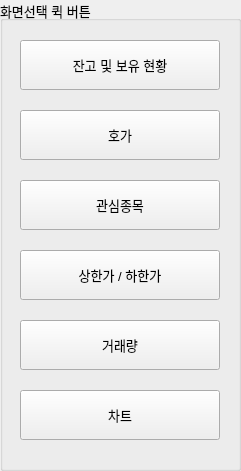
  <widget class="QGroupBox" name="groupBox_4">
   <property name="geometry">
    <rect>
     <x>20</x>
     <y>470</y>
     <width>241</width>
     <height>471</height>
    </rect>
   </property>
   <property name="font">
    <font>
     <pointsize>10</pointsize>
    </font>
   </property>
   <property name="title">
    <string>화면선택 퀵 버튼</string>
   </property>
   <widget class="QPushButton" name="pushButton_5">
    <property name="geometry">
     <rect>
      <x>20</x>
      <y>180</y>
      <width>200</width>
      <height>50</height>
     </rect>
    </property>
    <property name="font">
     <font>
      <pointsize>10</pointsize>
     </font>
    </property>
    <property name="text">
     <string>관심종목</string>
    </property>
   </widget>
   <widget class="QPushButton" name="pushButton_6">
    <property name="geometry">
     <rect>
      <x>20</x>
      <y>250</y>
      <width>200</width>
      <height>50</height>
     </rect>
    </property>
    <property name="font">
     <font>
      <pointsize>10</pointsize>
     </font>
    </property>
    <property name="text">
     <string>상한가 / 하한가</string>
    </property>
   </widget>
   <widget class="QPushButton" name="pushButton_3">
    <property name="geometry">
     <rect>
      <x>20</x>
      <y>40</y>
      <width>200</width>
      <height>50</height>
     </rect>
    </property>
    <property name="font">
     <font>
      <pointsize>10</pointsize>
     </font>
    </property>
    <property name="text">
     <string>잔고 및 보유 현황</string>
    </property>
   </widget>
   <widget class="QPushButton" name="pushButton_7">
    <property name="geometry">
     <rect>
      <x>20</x>
      <y>320</y>
      <width>200</width>
      <height>50</height>
     </rect>
    </property>
    <property name="font">
     <font>
      <pointsize>10</pointsize>
     </font>
    </property>
    <property name="text">
     <string>거래량</string>
    </property>
   </widget>
   <widget class="QPushButton" name="pushButton_4">
    <property name="geometry">
     <rect>
      <x>20</x>
      <y>110</y>
      <width>200</width>
      <height>50</height>
     </rect>
    </property>
    <property name="font">
     <font>
      <pointsize>10</pointsize>
     </font>
    </property>
    <property name="text">
     <string>호가</string>
    </property>
   </widget>
   <widget class="QPushButton" name="pushButton_8">
    <property name="geometry">
     <rect>
      <x>20</x>
      <y>390</y>
      <width>200</width>
      <height>50</height>
     </rect>
    </property>
    <property name="text">
     <string>차트</string>
    </property>
   </widget>
  </widget>
